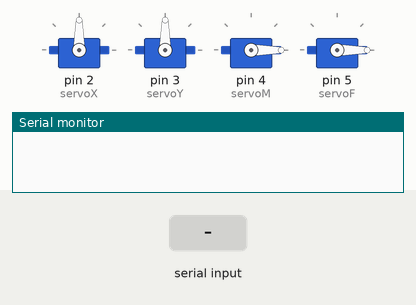
A sketch run on a simulated Arduino Uno, built with avr-gcc and run on an emulated ATmega328P. Parts: 4 × servo, the last lines printed to the serial monitor. The inputs (shaded band) are chosen by the test bench.

Above: at 1.2 s.
1.3 s: "X,45\n" received over Serial
At 1.7 s:
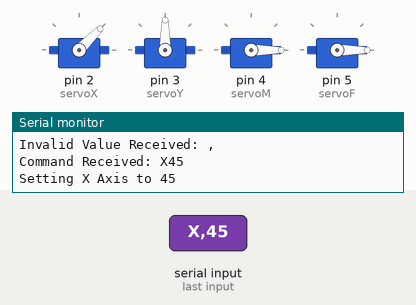
2.8 s: "Y,45\n" received over Serial
At 4.0 s:
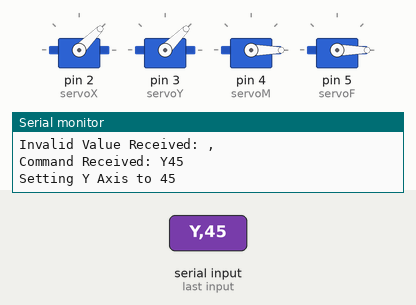
4.3 s: "M90\n" received over Serial
At 5.0 s:
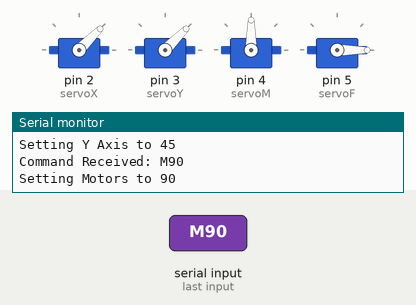
5.8 s: "F90\n" received over Serial
At 6.2 s:
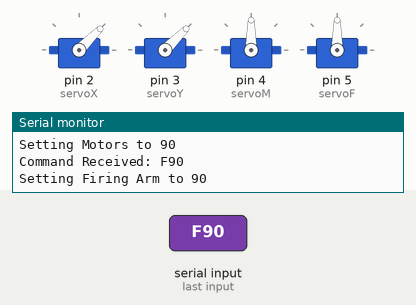
7.3 s: "X90\n" received over Serial
At 8.5 s:
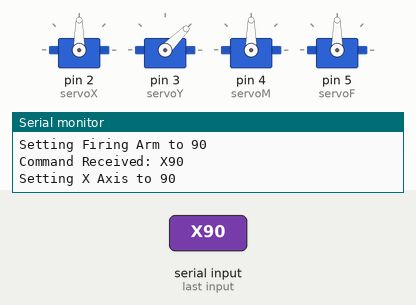
8.8 s: "Y90\n" received over Serial
At 9.7 s:
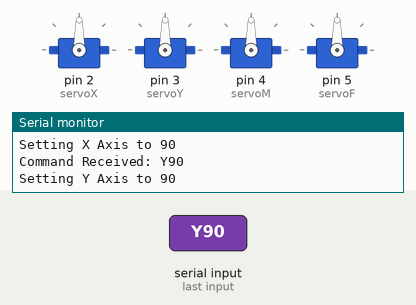
Timing chart, 0 to 11.3 s (numbered marks = the images above; inputs shaded):
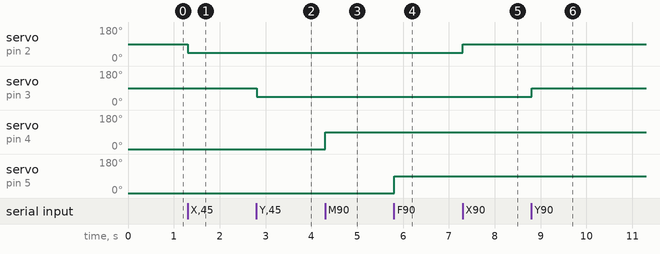

The sketch:

turret_v1.ino
```cpp
String inputString = "";
bool stringComplete = false;
String axis = "";

#include <Servo.h>
Servo servoX; //pin2
Servo servoY; //pin3
Servo servoM; //pin4
Servo servoF; //pin5

void setup() {
    Serial.begin(9600);
    servoX.attach(2);
    servoY.attach(3);
    servoM.attach(4);
    servoF.attach(5);
    servoX.write(90);
    servoY.write(90);
    servoM.write(0);
    servoF.write(0);
}

void loop() {
    if (stringComplete){
      Serial.print("Command Received: ");
      Serial.print(axis);
      Serial.println(inputString);
      if ( axis == "X" ){
        servoX.write(inputString.toInt());
        Serial.print("Setting X Axis to ");
        Serial.println(inputString);
      }
      if ( axis == "Y" ){
        servoY.write(inputString.toInt());
        Serial.print("Setting Y Axis to ");
        Serial.println(inputString);
      }
      if ( axis == "M" ){
        servoM.write(inputString.toInt());
        Serial.print("Setting Motors to ");
        Serial.println(inputString);
      }
      if ( axis == "F" ){
        servoF.write(inputString.toInt());
        Serial.print("Setting Firing Arm to ");
        Serial.println(inputString);
      }
      stringComplete = false;
      inputString = "";
      axis = "";
    }
}

void serialEvent() {
  while (Serial.available()) {
    // get the new byte:
    char inChar = (char)Serial.read();
    if (inChar == '\n') {
      stringComplete = true;
    } else if (inChar == 'X'){
      axis = "X";
    } else if (inChar == 'Y'){
      axis = "Y";
    } else if (inChar == 'M'){
      axis = "M";
    } else if (inChar == 'F'){
      axis = "F";
    } else if (isDigit(inChar)){
         inputString += (char)inChar;
    } else {
       Serial.print("Invalid Value Received: ");
       Serial.println(inChar);
    }
  }
}
```

Measured:
- after the input at 1.3 s, servo on pin 2 (servoX): 90° → 45° at once
- after the input at 2.8 s, servo on pin 3 (servoY): 90° → 45° at once
- after the input at 4.3 s, servo on pin 4 (servoM): 0° → 90° at once
- after the input at 5.8 s, servo on pin 5 (servoF): 0° → 90° at once
- after the input at 7.3 s, servo on pin 2 (servoX): 45° → 90° at once
- after the input at 8.8 s, servo on pin 3 (servoY): 45° → 90° at once
